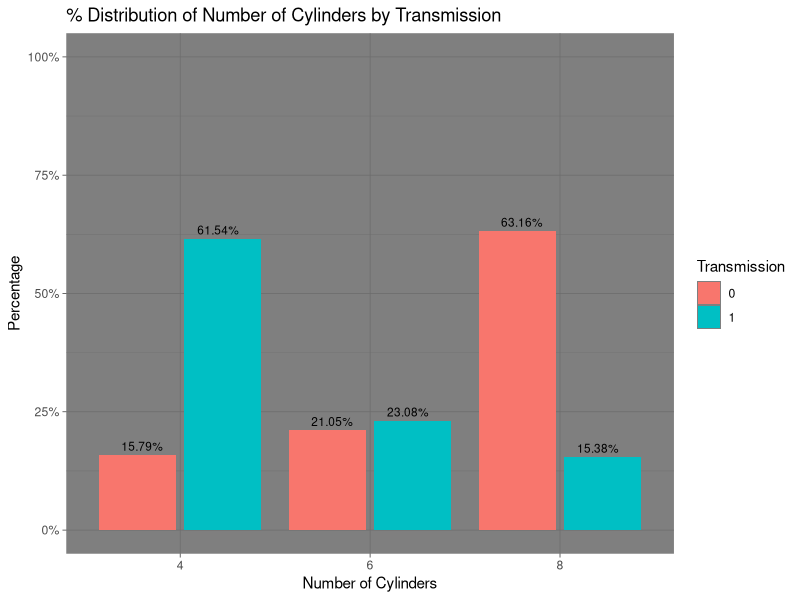

Write the R code that produced this figure.
## ---- chunk 1
#Load ggplot2 library to build bar graph visualization
library(ggplot2)
## ---- chunk 2
#Load built-in dataset 
data(mtcars)

#View top 6 rows of the dataset
head(mtcars)
## ---- chunk 3
#View structure of the dataset
str(mtcars)
## ---- chunk 4
bar_graph <- function(data, column, colfill, xaxis, fill_title, main_title){
    ggplot(data, aes(.data[[column]], group=.data[[colfill]],fill=.data[[colfill]]), inherit.aes=F)+
        geom_bar(mapping=aes(x=.data[[column]], y=..prop.., group=.data[[colfill]], fill=.data[[colfill]]),
                 position=position_dodge2(preserve = "single"), stat="count")+
        geom_text(aes(y=..prop.., label=scales::percent(..prop..)), stat="count",
                  position=position_dodge(0.8), vjust=-0.5, size=3)+
        scale_y_continuous(labels = scales::percent_format(), limit=c(0,1))+
        labs(x = xaxis, y="Percentage", fill=fill_title, title=main_title)+
    theme_dark()
}
## ---- chunk 5
mtcars$cyl <- as.factor(mtcars$cyl)
mtcars$am <- as.factor(mtcars$am)
## ---- chunk 6
bar_graph(mtcars, 'cyl', 'am', 
          "Number of Cylinders", 
          "Transmission",
          "% Distribution of Number of Cylinders by Transmission")
